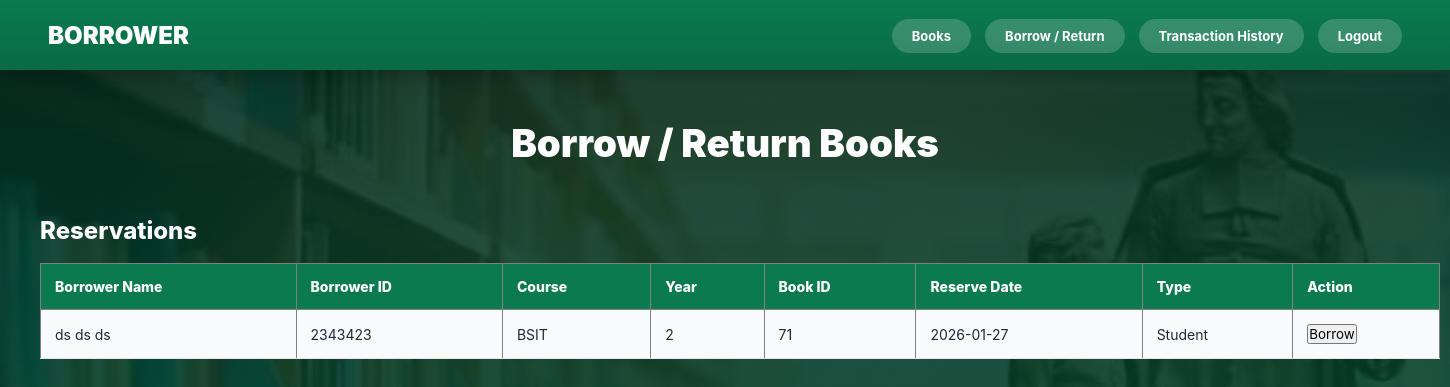
Screenshot of /part3/reserve_details.php (signed in) with the database file from the repository.
### tables this page shows
CREATE TABLE `reservations` (
  `first_name` varchar(15) NOT NULL,
  `middle_name` varchar(15) NOT NULL,
  `last_name` varchar(15) NOT NULL,
  `borrower_name` varchar(30) NOT NULL,
  `borrower_id` int(7) NOT NULL,
  `course` varchar(4) NOT NULL,
  `year` int(10) NOT NULL,
  `book_id` int(20) NOT NULL,
  `reserve_date` date NOT NULL,
  `borrower_type` varchar(10) NOT NULL,
  `reservation_id` int(10) NOT NULL
);

### part3/reserve_details.php (the view, shortened to what this page needs)
<?php
$conn = new mysqli("localhost", "root", "", "school_inventory");
$conn->set_charset("utf8mb4");
$reservations = $conn->query("SELECT * FROM reservations ORDER BY reserve_date DESC");
?>
<!DOCTYPE html>
<html>
<head>
<link rel="stylesheet" href="borrow.css">
</head>
<body>
<aside class="sidebar">
    <h2>BORROWER</h2>
   <ul>
        <li><a href="index.php">Books</a></li>
        <li><a href="borrow.php">Borrow / Return</a></li>
        <li><a href="Transaction.php">Transaction History</a></li>
        <li><a href="logout.php">Logout</a></li>
    </ul>
</aside>
<div class="main-content">
<h1>Borrow / Return Books</h1>
<h2>Reservations</h2>
<table border="1" cellpadding="6">
<tr>
    <th>Borrower Name</th>
    <th>Borrower ID</th>
    <th>Course</th>
    <th>Year</th>
    <th>Book ID</th>
    <th>Reserve Date</th>
    <th>Type</th>
    <th>Action</th>
</tr>
<?php while ($row = $reservations->fetch_assoc()): ?>
<tr>
    <td><?= htmlspecialchars($row['borrower_name']) ?></td>
    <td><?= $row['borrower_id'] ?></td>
    <td><?= htmlspecialchars($row['course']) ?></td>
    <td><?= $row['year'] ?></td>
    <td><?= $row['book_id'] ?></td>
    <td><?= $row['reserve_date'] ?></td>
    <td><?= htmlspecialchars($row['borrower_type']) ?></td>
    <td>
        <form method="post">
            <button type="submit" name="borrow">Borrow</button>
        </form>
    </td>
</tr>
<?php endwhile; ?>
</table>
</div>
</body>
</html>

### part3/borrow.css (style rules this page uses)
* { margin: 0; padding: 0; box-sizing: border-box; font-family: "Inter", system-ui, sans-serif; }
body { min-height: 100vh; color: #1f2937; background: linear-gradient(rgba(4, 43, 28, 0.88), rgba(1, 75, 46, 0.88)), url("huray.png.jpg") center / cover no-repeat fixed; }
.sidebar { position: fixed; top: 0; width: 100%; height: 70px; background: linear-gradient(180deg, #0b7a4f, #096b45); display: flex; align-items: center; padding: 0 48px; z-index: 1000; box-shadow: 0 6px 18px rgba(0,0,0,.25); }
.sidebar h2 { color: #fff; font-size: 1.5rem; font-weight: 900; }
.sidebar ul { list-style: none; display: flex; gap: 14px; margin-left: auto; }
.sidebar ul li a { padding: 9px 20px; border-radius: 999px; color: #fff; font-size: 13px; font-weight: 700; background: rgba(255,255,255,.18); text-decoration: none; transition: .25s; }
.main-content { padding: 120px 40px 60px; max-width: 1600px; margin: auto; }
.main-content h1 { text-align: center; font-size: 2.4rem; font-weight: 900; color: #fff; margin-bottom: 40px; }
.main-content h2 { font-size: 1.5rem; font-weight: 800; color: #fff; margin: 50px 0 18px; }
table { width: 100%; min-width: 1400px; border-collapse: collapse; font-size: 14px; }
table th { background: #0b7a4f; color: #fff; padding: 14px; text-align: left; font-weight: 800; }
table td { padding: 14px; border-bottom: 1px solid #e5e7eb; }
table tr:nth-child(even) { background: #f9fafb; }

### rows the page displays
reservations: borrower_name "ds ds ds", borrower "2343423", course "BSIT", year "2", book "71", reserve_date "2026-01-27", borrower_type "Student"
